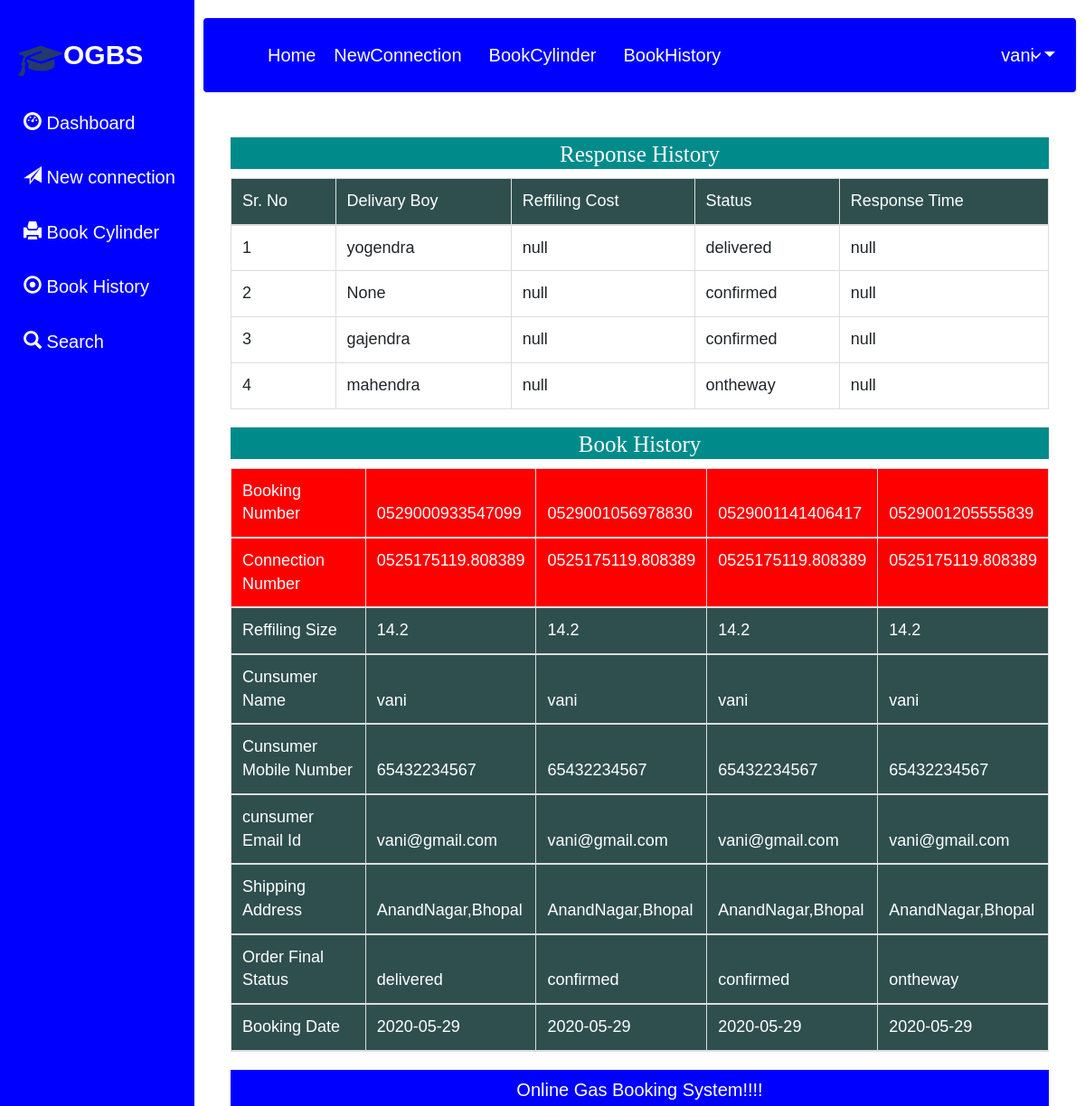
Page /bookhistory (signed in) on the committed database.
### gasbooking/models.py (models this page shows, shortened)
class Bookcylinder(models.Model):
    user=models.ForeignKey(Newconnection,on_delete=models.CASCADE, null=True)
    assignto=models.ForeignKey(Addstaff,on_delete=models.CASCADE, null=True)
    gassize=models.CharField(max_length=100,null=True)
    booknumber=models.CharField(max_length=100,null=True)
    bookdate=models.CharField(max_length=100,null=True)
    bookstatus=models.CharField(max_length=100,null=True)
    reffercost=models.CharField(max_length=100,null=True)
    responsetime=models.CharField(max_length=100,null=True)
    status=models.CharField(max_length=100,null=True)

class Addstaff(models.Model):
    staffid=models.CharField(max_length=100,null=True)
    name=models.CharField(max_length=100,null=True)
    email=models.CharField(max_length=100,null=True)
    mobile=models.CharField(max_length=100,null=True)
    address=models.CharField(max_length=100,null=True)
    def __str__(self):
        return self.name

class Newconnection(models.Model):
    user=models.ForeignKey(Registration,on_delete=models.CASCADE, null=True)
    gen=models.CharField(max_length=100,null=True)
    nationality=models.CharField(max_length=100,null=True)
    merriedstatus=models.CharField(max_length=100,null=True)
    address=models.CharField(max_length=100,null=True)
    related=models.CharField(max_length=100,null=True)
    fname=models.CharField(max_length=100,null=True)
    lname=models.CharField(max_length=100,null=True)
    city=models.CharField(max_length=100,null=True)
    connection=models.CharField(max_length=100,null=True)
    registration=models.CharField(max_length=100,null=True)
    date=models.CharField(max_length=100,null=True)
    zipcode=models.CharField(max_length=100,null=True)
    img=models.FileField(null=True)
    cost=models.CharField(max_length=100,null=True)
    status=models.CharField(max_length=100,null=True)

class Registration(models.Model):
    user=models.ForeignKey(User,on_delete=models.CASCADE, null=True)
    mobile=models.CharField(max_length=100,null=True)

### gasbooking/views.py (the view)
# urls.py: path('bookhistory',bookhistory,name='bookhistory'),
def bookhistory(request):
    user=User.objects.get(id=request.user.id)
    data=Registration.objects.get(user=user)
    data2=Newconnection.objects.get(user=data)
    data1=Bookcylinder.objects.filter(user=data2)
    d={'data1':data1,'data2':data2}
    return render(request,'bookhistory.html',d)

### gasbooking/templates/bookhistory.html (shortened to what this page needs)
{% extends 'user_nav.html' %}
{% block body %}
 <div class="container" style="margin-top:10px;width:100%">
<center>
      <h1 style="font-size:25px; background-color:darkcyan;height:35px;color:white;padding:5px;font-family : 'Monotype Corsiva" align="center">Response History </h1>
</center>
<table class="table table-bordered" id="myTable">
  <thead>
  <tr>
    <th>Sr. No</th>
    <th>Delivary Boy</th>
    <th>Reffiling Cost</th>
    <th>Status</th>
    <th>Response Time</th>
  </tr>
  </thead>
   <tbody>
{% for i in data1 %}
  <tr>
        <td>{{forloop.counter}}</td>
        <td>{{i.assignto}}</td>
        <td>{{i.reffercost}}</td>
        <td>{{i.bookstatus}}</td>
        <td>{{i.responsetime}}</td>
  </tr>
   {% endfor %}
    </tbody>
</table>
<center>
      <h1 style="font-size:25px; background-color:darkcyan;height:35px;color:white;padding:5px;margin-top:5px;font-family : 'Monotype Corsiva" align="center"> Book History </h1>
</center>
<table  class="table table-bordered" id="myTable">
<thead style="background-color:white">
<tr>
    <th style=" background-color:red">Booking Number</th>
      {% for i in data1 %}
       <th style=" background-color:red;color:white">{{i.booknumber}}</th>
      {% endfor %}
  </tr>
  <tr>
    <th style=" background-color:red">Connection Number</th>
      {% for i in data1 %}
       <td  style=" background-color:red;color:white">{{i.user.registration}}</td>
      {% endfor %}
  </tr>
 <tr>
    <th>Reffiling Size</th>
        {% for i in data1 %}
       <th >{{i.gassize}}</th>
      {% endfor %}
  </tr>
  <tr>
    <th>Cunsumer Name</th>
        {% for i in data1 %}
       <th >{{i.user.user.user.username}}</th>
      {% endfor %}
  </tr>
    <tr>
    <th> Cunsumer Mobile Number</th>
        {% for i in data1 %}
    <th>{{i.user.user.mobile}}</th>
        {% endfor %}
    </tr>
  <tr>
    <th> cunsumer Email Id</th>
     {% for i in data1 %}
    <th>{{i.user.user.user.email}}</th>
        {% endfor %}
  </tr>
<tr>
    <th>Shipping Address</th>
     {% for i in data1 %}
    <th>{{i.user.address}}</th>
        {% endfor %}
  </tr>
 <tr>
    <th>Order Final Status</th>
        {% for i in data1 %}
       <th >{{i.bookstatus}}</th>
      {% endfor %}
  </tr>
<tr>
    <th>Booking Date</th>
        {% for i in data1 %}
       <th >{{i.bookdate}}</th>
      {% endfor %}
  </tr>
  </thead>
   </table>
<div class="footer" align="center" style=" margin-top:15px; background-color:blue; height:40px;color:white; padding:8px;">
    Online Gas Booking System!!!!
</div>
   {% endblock %}

### gasbooking/templates/user_nav.html (shortened to what this page needs)
<!DOCTYPE html>
{% load static %}
<html>
<head>
<link rel="stylesheet" href="https://cdnjs.cloudflare.com/ajax/libs/font-awesome/4.7.0/css/font-awesome.min.css">
<link rel="stylesheet" href="https://stackpath.bootstrapcdn.com/bootstrap/4.5.0/css/bootstrap.min.css">
   <link href="static/style.css" rel="stylesheet" type="text/css" media="all"/>
        <link rel="stylesheet" href="static/style4.css">
        <link rel="stylesheet" href="https://cdnjs.cloudflare.com/ajax/libs/font-awesome/4.7.0/css/font-awesome.min.css">
        <link rel="stylesheet" href="https://maxcdn.bootstrapcdn.com/bootstrap/3.3.7/css/bootstrap.min.css">
  <link rel = stylesheet href = "//cdn.datatables.net/1.10.19/css/jquery.dataTables.min.css">
</head>
<body>
<div class="sidenav">
    <div style="padding:20px">
    <img src="{% static 'image/logo.png' %}" style="width:50px;color:white"><span style="font-weight:bold;color:white;font-size:30px">OGBS</span>
  </div>
    <a href="{% url 'user_home' %}">  <i class="glyphicon glyphicon-dashboard" style="color:white"></i> Dashboard</a>
  <a href="{% url 'newconnection' %}">   <i class="glyphicon glyphicon-send" style="color:white"></i> New connection</a>
  <a href="{% url 'bookcylinder' %}">  <i class="glyphicon glyphicon-print" style="color:white"></i>  Book Cylinder</a>
  <a href="{% url 'view_booking' %}">  <i class="glyphicon glyphicon-record" style="color:white"></i>  Book History</a>
  <a href="{% url 'search_booking' %}">  <i class="glyphicon glyphicon-search" style="color:white"></i> Search</a>
</div>
<div class="main" style="margin-left:215px">
  <nav class="navbar navbar-expand-lg navbar-light" style="background-color:blue;color:white">
  <a class="navbar-brand" href="#" style="color:white"></a>
  <div class="collapse navbar-collapse" id="navbarNavdropdown">
    <ul class="navbar-nav">
      <li class="nav-item">
        <a class="nav-link" href="{% url 'user_home' %}" style="color:white">Home <span class="sr-only">(current)</span></a>
      </li>
      <li class="nav-item">
        <a class="nav-link" href="{% url 'newconnection' %}" style="color:white;margin-left:10px">NewConnection</a>
      </li>
      <li class="nav-item">
        <a class="nav-link" href="{% url 'bookcylinder' %}" style="color:white;margin-left:20px">BookCylinder</a>
      </li>
        <li class="nav-item">
        <a class="nav-link" href="{% url 'view_booking' %}" style="color:white;margin-left:20px">BookHistory</a>
      </li>
      <li class="nav-item dropdown">
        <a class="nav-link dropdown-toggle" style="color:white;margin-left:300px; href="#" id="navbardropdownMenuLink" role="button" data-toggle="dropdown" aria-haspopup="true" aria-expanded="false">
          {{request.user.username}}
        </a>
      </li>
        <li><a href="{% url 'logout_user' %}" style="color:white">  <i style="color:white;margin-left:20px;font-size:20px;margin-top:10px" class="glyphicon glyphicon-log-out"></i> </a></li>
    </ul>
  </div>
</nav>
    <div class="container-fluid">
    {% block body %}
    {% endblock %}
</div>
  </div>
</body>
</html>

### gasbooking/static/style.css (style rules this page uses)
html,body,div,span,applet,object,iframe,h1,h2,h3,h4,h5,h6,p,blockquote,pre,a,abbr,acronym,address,big,cite,code,del,dfn,em,img,ins,kbd,q,s,samp,small,strike,strong,sub,sup,tt,var,b,u,i,dl,dt,dd,ol,nav ul,nav li,fieldset,form,label,legend,table,caption,tbody,tfoot,thead,tr,th,td,article,aside,canvas,details,embed,figure,figcaption,footer,header,hgroup,menu,nav,output,ruby,section,summary,time,mark,audio,video { margin:0;padding:0;border:0;font-size:100%;font:inherit;vertical-align:baseline; }
article, aside, details, figcaption, figure,footer, header, hgroup, menu, nav, section { display: block; }
ol,ul { list-style:none;margin:0px;padding:0px; }
table { border-collapse:collapse;border-spacing:0; }
a { text-decoration:none; }
img { max-width:100%; }

### gasbooking/static/style4.css (style rules this page uses)
body { font-family: 'Poppins', sans-serif; background: #fafafa; }
a, a:hover, a:focus { color: inherit; text-decoration: none; transition: all 0.3s; }
.navbar { padding: 15px 10px; background: #fff; border: none; border-radius: 0; margin-bottom: 40px; box-shadow: 1px 1px 3px rgba(0, 0, 0, 0.1); }
i, span { display: inline-block; }
a[aria-expanded="false"]::before, a[aria-expanded="true"]::before { content: '\e259'; display: block; position: absolute; right: 20px; font-family: 'Glyphicons Halflings'; font-size: 0.6em; }

### gasbooking/templates/user_nav.html (style rules this page uses)
#myTable { border-collapse: collapse; width: 100%; border: 1px solid #ddd; font-size: 18px; }
#myTable th { text-align: left; padding: 12px; background-color:DarkSlateGrey ; color: white; }
#myTable td { text-align: left; padding: 12px; background-color: white; }
#myTable tr { border-bottom: 1px solid #ddd; }
body { font-family: "Lato", sans-serif; }
.sidenav { height: 100%; width: 215px; position: fixed; z-index: 1; top: 0; left: 0; color:white; background-color:blue; overflow-x: hidden; padding-top: 20px; }
.sidenav a, .dropdown1-btn { padding: 16px 18px 16px 26px; text-decoration: none; font-size: 20px; color: white; display: block; border: none; background: none; width: 100%; text-align: left; cursor: pointer; outline: none; }
.main { margin-left: 200px; font-size: 20px; padding: 0px 10px; }
body { margin:0;font-family:Arial }
.dropdown { float:right; }

### rows in the picture
Bookcylinder: assignto "yogendra", reffercost "null", bookstatus "delivered", responsetime "null", booknumber "0529000933547099", user.registration "0525175119.808389", gassize "14.2", user.user.user.username "vani", user.user.mobile "65432234567", user.user.user.email "vani@gmail.com", user.address "AnandNagar,Bhopal", bookdate "2020-05-29"
Bookcylinder: assignto "None", reffercost "null", bookstatus "confirmed", responsetime "null", booknumber "0529001056978830", user.registration "0525175119.808389", gassize "14.2", user.user.user.username "vani", user.user.mobile "65432234567", user.user.user.email "vani@gmail.com", user.address "AnandNagar,Bhopal", bookdate "2020-05-29"
Bookcylinder: assignto "gajendra", reffercost "null", bookstatus "confirmed", responsetime "null", booknumber "0529001141406417", user.registration "0525175119.808389", gassize "14.2", user.user.user.username "vani", user.user.mobile "65432234567", user.user.user.email "vani@gmail.com", user.address "AnandNagar,Bhopal", bookdate "2020-05-29"
Bookcylinder: assignto "mahendra", reffercost "null", bookstatus "ontheway", responsetime "null", booknumber "0529001205555839", user.registration "0525175119.808389", gassize "14.2", user.user.user.username "vani", user.user.mobile "65432234567", user.user.user.email "vani@gmail.com", user.address "AnandNagar,Bhopal", bookdate "2020-05-29"

### other values in the picture
{{ request.user.username }} "vani"
